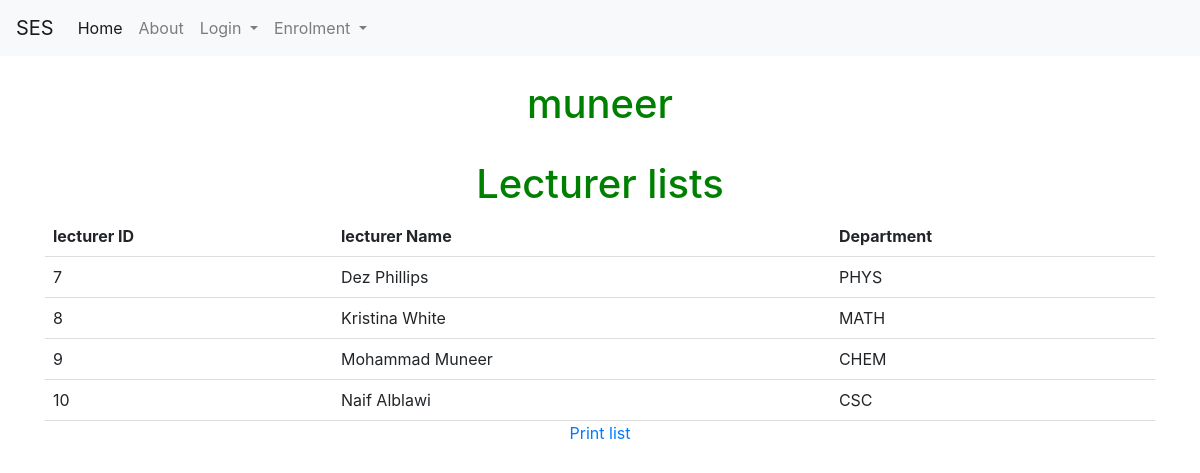
The app's page /lec_lists (signed in), older data.
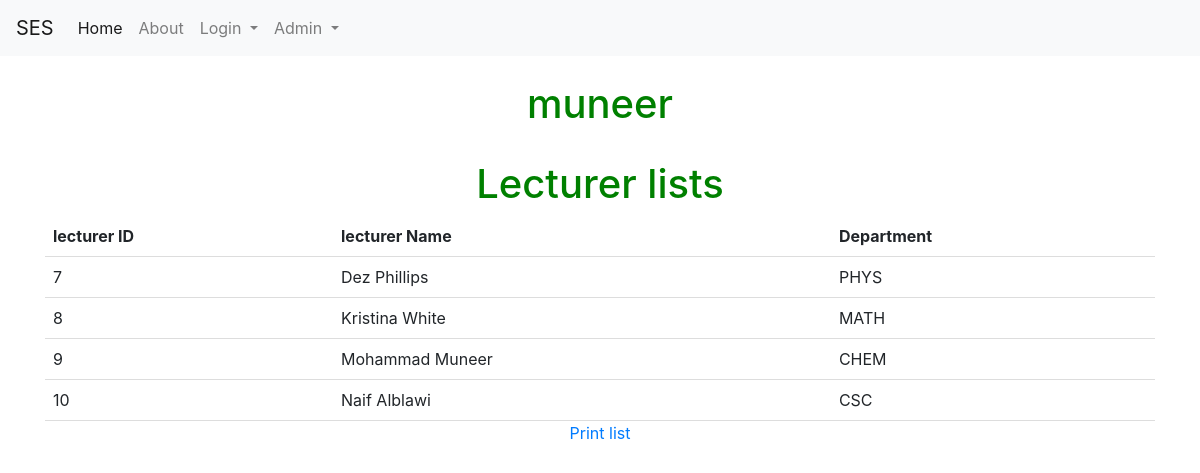
The same page, newer data.
### lec_lists.py (the view)
@lec_lists.route('/lec_lists', methods=['GET', 'POST'])
def lec_listsf():
                user_id = current_user.id
                print(user_id)
                con = sqlite3.connect("instance/db.sqlite")
                cur = con.cursor()
                cur.execute("SELECT * from lec_lists ")
                data2 = cur.fetchall()
                con.commit()
                con.close()
                return render_template('lec_lists.html',data2=data2, idd = current_user.id,name= current_user.name)

### templates/lec_lists.html (shortened to what this page needs)
{% extends "base.html" %}
{% block content %}
  <h1>{{name}}</h1>
  <h1>Lecturer lists</h1>
  <form method="post" action="/lec_listsf">
    <table id="table_to_highlight" style="width:100%">
        <thead>
          <tr>
            <th>lecturer ID</th>
            <th>lecturer Name</th>
            <th>Department</th>
          </tr>
          </thead>
          <tbody>
           {% for row in data2 %}
                  <tr>
                      <td>{{row[0]}}</td>
                      <td>{{row[1]}}</td>
                      <td>{{row[2]}}</td>
                  </tr>
              {% endfor %}
          </tbody>
      </table>
      <p>
        <a href="{{ url_for('lec_lists.download_report', iddc = current_user.id) }}">Print list</a>
    </p>
</form>
{% endblock %}

Row changes from the older to the newer data that the page shows:
changed User "muneer": rol_id empty → 1 (drawn)
Text that changed along with them:
text no longer shown: "Enrolment"
text now shown: "Admin"
